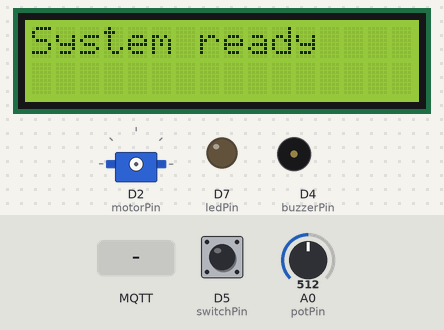
The sketch below on a simulated ESP8266 (NodeMCU). On the bench: 16×2 character LCD, servo, output pins drawn as LEDs (lit = HIGH), buzzer (waves = sounding, pin HIGH). Wiring (inferred from the names in the program): IR receiver: data D6. Inputs (shaded band) come from the test bench; at power-on: D5 (switchPin) HIGH, A0 (potPin) = 512. WiFi joins after 1.5 s; servers stay silent unless stated; no MQTT or app messages arrive unless stated; what the sketch prints to the serial monitor is not drawn.

Above: at 0.1 s.
At 4.7 s:
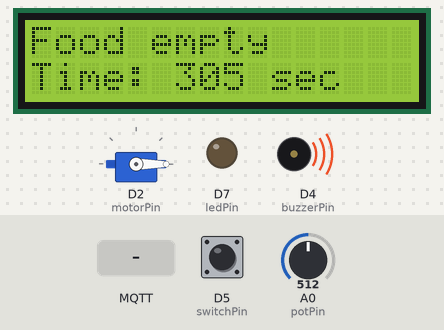
4.8 s: D5 (switchPin) pulled LOW for 0.15 s
At 5.6 s:
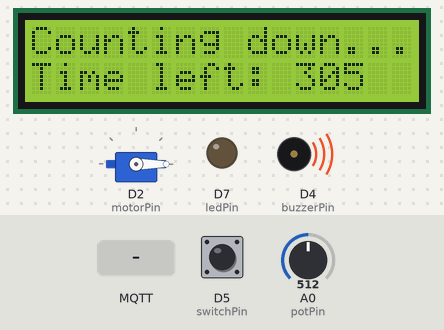
7.9 s: MQTT message "on" arrives on the first subscribed topic
10.3 s: MQTT message "off" arrives on the first subscribed topic
Timing chart, 0 to 13.3 s (numbered marks = the images above; inputs shaded):
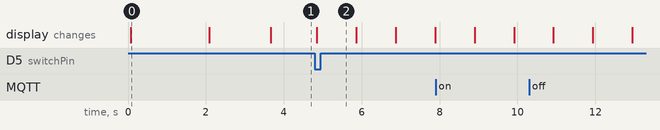

The sketch:

305394_TermProject_SourceCode.ino
```cpp
#include <dummy.h>

#include <Wire.h>
#include <Servo.h>
#include <LiquidCrystal_I2C.h>
#include <ESP8266WiFi.h>
#include <PubSubClient.h>

// พินสำหรับเซ็นเซอร์และมอเตอร์
#define buzzerPin D4     // Buzzer ต่อกับ D4
#define motorPin D2      // Servo motor ต่อกับ D2
#define irSensorPin D6   // IR sensor ต่อกับ D6
#define switchPin D5     // ขาสำหรับสวิตช์ (เชื่อมต่อกับ D5)
#define potPin A0        // กำหนดขาที่เชื่อมต่อกับ Potentiometer
#define ledPin D7        // กำหนดพินสำหรับ LED (เชื่อมต่อกับ D7)
#define SDA_PIN D1       // กำหนด SDA
#define SCL_PIN D3       // กำหนด SCL

const char* ssid = "Karaket";
const char* password = "ket0614790515";
const char* mqtt_server = "broker.netpie.io";
const int mqtt_port = 1883;
const char* mqtt_client = "cf4b04f8-1054-4276-ae37-c6aabd834acd";
const char* mqtt_username = "TgdEgYbfTiy5eqzsQuXPQZY8cRoLThYb";
const char* mqtt_password = "588dnawbLi4QWuxcPGHYSAmpjaF5oTjm";

int ledPin_Status = 0;
int switchPin_Control = 1;

char msg[100];
WiFiClient espClient;
PubSubClient client(espClient);

void reconnect()
{
 while (!client.connected())
 {
 Serial.print("Attempting MQTT connection…");
 if (client.connect(mqtt_client, mqtt_username, mqtt_password))
 {
 Serial.println("Connected");

client.subscribe("@msg/ledPin_status");
client.subscribe("@msg/switchPin_control");
 }
 else
 {
 Serial.print("failed, rc=");
 Serial.print(client.state());
 Serial.println("Try again in 5 seconds...");
 delay(5000);
 }
 }
}


Servo myServo;
int potValue = 0;           // ค่าจาก Potentiometer
int lastSwitchState = HIGH;  // เก็บสถานะล่าสุดของสวิตช์
int countdownTime = 0;       // เวลานับถอยหลัง (วินาที)
bool countingDown = false;   // สถานะการนับถอยหลัง
bool switchPressed = false;  // เก็บสถานะว่ามีการกดปุ่มแล้วหรือไม่

LiquidCrystal_I2C lcd(0x27, 16, 2); // กำหนดที่อยู่ I2C ของ LCD

// ฟังก์ชันการตรวจสอบว่าอาหารหมดหรือไม่
bool isFoodEmpty() {
  int irValue = digitalRead(irSensorPin);
  return (irValue == HIGH);  // ถ้าค่า IR เป็น HIGH แสดงว่าอาหารหมด
}

// ฟังก์ชันการให้อาหาร
void feedAnimal() {
  lcd.clear();
  lcd.setCursor(0, 0);
  lcd.print("Feeding...");
  digitalWrite(buzzerPin, LOW);
  digitalWrite(ledPin, HIGH); // เปิด LED เมื่อเริ่มจ่ายอาหาร
  client.publish("@shadow/data/update", "{\"data\" : {\"ledPin_status\" : \"on\"}}");

  myServo.write(180);  // หมุนเซอร์โวไปที่ 180 องศาเมื่อเริ่มให้อาหาร
  Serial.println("Feeding in progress...");

  // รอจนกว่าอาหารจะเต็ม (IR sensor เปลี่ยนเป็น LOW)
  while (digitalRead(irSensorPin) == HIGH) {
    lcd.setCursor(0, 1);
    lcd.print("Food empty!");
    delay(500);  // รอ 500ms เพื่อลดภาระ CPU
  }

  // เมื่ออาหารเต็ม
  Serial.println("Food is full, stopping feeding.");
  lcd.clear();
  lcd.setCursor(0, 0);
  lcd.print("Feeding done.");
  lcd.setCursor(0, 1);
  lcd.print("Food full");
  digitalWrite(buzzerPin, HIGH);
  digitalWrite(ledPin, LOW);  // ปิด LED เมื่อจ่ายอาหารเสร็จ
  client.publish("@shadow/data/update", "{\"data\" : {\"ledPin_status\" : \"off\"}}");
  stopFeeding();  // เรียกฟังก์ชันหยุดการให้อาหาร
}

// ฟังก์ชันหยุดการให้อาหาร
void stopFeeding() {
  myServo.write(0);              // หมุนเซอร์โวกลับไปที่ 0 องศาเมื่อหยุดให้อาหาร
  digitalWrite(buzzerPin, HIGH);  // ปิดเสียง Buzzer
  Serial.println("Feeding stopped.");
}

// ฟังก์ชันการรอคอยจนกว่าจะสามารถจ่ายอาหารได้
void waitUntilCanFeed() {
  while (!isFoodEmpty()) {  // วนลูปตราบใดที่อาหารยังเต็มอยู่
    lcd.clear();
    lcd.setCursor(0, 0);
    lcd.print("Food full, wait");
    Serial.println("Food is already full. Waiting...");
    countdownTime += 5;     // เพิ่มเวลานับถอยหลังอีก 5 วินาที
    lcd.setCursor(0, 1);
    lcd.print("Next try in 5s");
    delay(5000);            // รอ 5 วินาทีก่อนตรวจสอบอีกครั้ง
  }
  // เมื่ออาหารไม่เต็มแล้ว สามารถเริ่มให้อาหารได้
  Serial.println("Food is now empty. Starting feeding.");
  feedAnimal();             // เริ่มให้อาหาร
}

int switchState = digitalRead(switchPin);
bool remotePressed = false; // ตัวแปรเพื่อบันทึกว่ามีการกดจาก NETPIE

void callback(char* topic, byte* payload, unsigned int length) {
  String msg;
  for (int i = 0; i < length; i++) {
    msg += (char)payload[i];
  }

 if (String(topic) == "@msg/switchPin_control") {
    if (msg == "on") {
      Serial.println("Turning switch ON");
      remotePressed = true;  // บันทึกว่ามีการกดจาก NETPIE
      countingDown = true;   // เปิดสวิตช์
    }
    else if (msg == "off") {
      Serial.println("Turning switch OFF");
      remotePressed = false;


    }
  }
}

void notifyFoodEmpty() {
    String message = "{\"data\": {\"status\": \"อาหารหมด\"}}"; // ข้อความที่ต้องการส่ง
    client.publish("@shadow/data/update", message.c_str()); // ส่งข้อความไปยัง shadow
    Serial.println("Sent message: " + message); // พิมพ์ข้อความที่ส่งใน Serial Monitor
}
void notifyFoodfull() {
    String message = "{\"data\": {\"status\": \"อาหารเต็มแล้ว\"}}"; // ข้อความที่ต้องการส่ง
    client.publish("@shadow/data/update", message.c_str()); // ส่งข้อความไปยัง shadow
    Serial.println("Sent message: " + message); // พิมพ์ข้อความที่ส่งใน Serial Monitor
}

void setup() {
  Wire.begin(SDA_PIN, SCL_PIN); // เริ่มต้น I2C ที่กำหนดพอร์ต SDA และ SCL
  lcd.begin(16, 2); // เริ่มต้น LCD โดยระบุจำนวนคอลัมน์และแถว
  lcd.backlight(); // เปิดไฟแบคไลท์
  lcd.setCursor(0, 0); // ตั้งค่าตำแหน่งของเคอร์เซอร์ที่ (0, 0)
  lcd.print("System ready");
  delay(2000);
  lcd.clear();

  Serial.begin(115200);
  myServo.attach(motorPin);  // เชื่อมต่อ Servo motor เข้ากับ D2
  myServo.write(0);          // กำหนดให้เซอร์โวหมุนไปที่มุม 0 องศาเริ่มต้น
  Serial.println("Servo motor initialized.");

  pinMode(switchPin, INPUT);  // ตั้งค่าเป็น Input สำหรับสวิตช์
  pinMode(buzzerPin, OUTPUT); // ตั้งค่าเป็น Output สำหรับ Buzzer
  pinMode(irSensorPin, INPUT); // ตั้งค่าเป็น Input สำหรับ IR Sensor
  pinMode(ledPin, OUTPUT);    // ตั้งค่าเป็น Output สำหรับ LED
  digitalWrite(buzzerPin, HIGH);  // ปิดเสียงแจ้งเตือนเริ่มต้น
  digitalWrite(ledPin, LOW);      // ปิด LED เริ่มต้น
  Serial.print("Connecting to ");
  Serial.println(ssid);
  WiFi.begin(ssid, password);
  while (WiFi.status() != WL_CONNECTED)
 {
 delay(500);
 Serial.print(".");
 }
 Serial.println("WiFi connected");
 Serial.print("IP address: ");
 Serial.println(WiFi.localIP());
 client.setServer(mqtt_server, mqtt_port);
 client.setCallback(callback);
 client.subscribe("@msg/switchPin_control");
}

void loop() {

  if (!client.connected()) {
    reconnect();
  }
  client.loop();  // ตรวจสอบและประมวลผล MQTT ทุกครั้งใน loop

  // ตรวจสอบสถานะอาหารตลอดเวลา
  lcd.setCursor(0, 0);
  if (isFoodEmpty()) {
    lcd.print("Food empty    "); // เคลียร์ข้อความเมื่ออาหารหมด
    notifyFoodEmpty();
  } else {
    lcd.print("Food full     "); // เคลียร์ข้อความเมื่ออาหารเต็ม
    notifyFoodfull();
  }

  // อ่านค่า potentiometer เพื่อตั้งเวลา
  potValue = analogRead(potPin);
  countdownTime = map(potValue, 0, 1023, 10, 600); // แปลงค่าเป็นเวลานับถอยหลัง (10 ถึง 600 วินาที)

  lcd.setCursor(0, 1);
  lcd.print("Time: ");
  lcd.print(countdownTime);
  lcd.print(" sec");

  Serial.print("Countdown time set to: ");
  Serial.print(countdownTime);
  Serial.println(" seconds.");

  int switchState = digitalRead(switchPin);

  // พิมพ์สถานะของสวิตช์ออกมาใน Serial Monitor
  Serial.print("Switch state: ");
  Serial.println(switchState);

  // ตรวจสอบการเปลี่ยนแปลงสถานะของสวิตช์เมื่อยังไม่เริ่มนับถอยหลัง
  if (switchState == LOW && lastSwitchState == HIGH && !countingDown && !switchPressed) {
    Serial.println("Switch pressed! Starting countdown...");
    countingDown = true; // เริ่มนับถอยหลังเมื่อกดสวิตช์
    switchPressed = true; // บันทึกว่าปุ่มถูกกดแล้ว
  }

  // รีเซ็ตสถานะ switchPressed เมื่อปล่อยปุ่ม
  if (switchState == HIGH && lastSwitchState == LOW) {
    switchPressed = false;
  }

  lastSwitchState = switchState;

  // ถ้ากำลังนับถอยหลัง
  if (countingDown) {
    lcd.clear();
    lcd.setCursor(0, 0);
    lcd.print("Counting down...");

    Serial.println("Counting down...");
    while (countdownTime > 0) {
      lcd.setCursor(0, 1);
      lcd.print("Time left: ");
      lcd.print(countdownTime);
      delay(1000); // รอ 1 วินาที
      countdownTime--;
      client.loop();
    }

    // เมื่อเวลานับถอยหลังถึงศูนย์
    Serial.println("Time's up! Checking food status...");
    lcd.clear();
    lcd.setCursor(0, 0);
    lcd.print("Time's up!");

    // ถ้าอาหารเต็ม จะเรียกฟังก์ชันใหม่
    if (!isFoodEmpty()) {
      waitUntilCanFeed();  // เริ่มฟังก์ชันรอคอยจนสามารถจ่ายอาหารได้
    } else {
      // ถ้าอาหารไม่เต็ม ให้จ่ายอาหารได้ทันที
      feedAnimal();
    }

    countingDown = false; // รีเซ็ตสถานะการนับถอยหลังหลังจากให้อาหารเสร็จสิ้น
    delay(3000); // รอให้แสดงผลครบ 3 วินาที
    lcd.clear();
  }

  delay(100);  // หน่วงเวลาในแต่ละรอบของ loop
}
```

Measured:
- after the input at 4.8 s, the display: changes at once (image 2)
- what the display in image 0 shows lasts 2.0 s, from 0.1 s to 2.1 s
